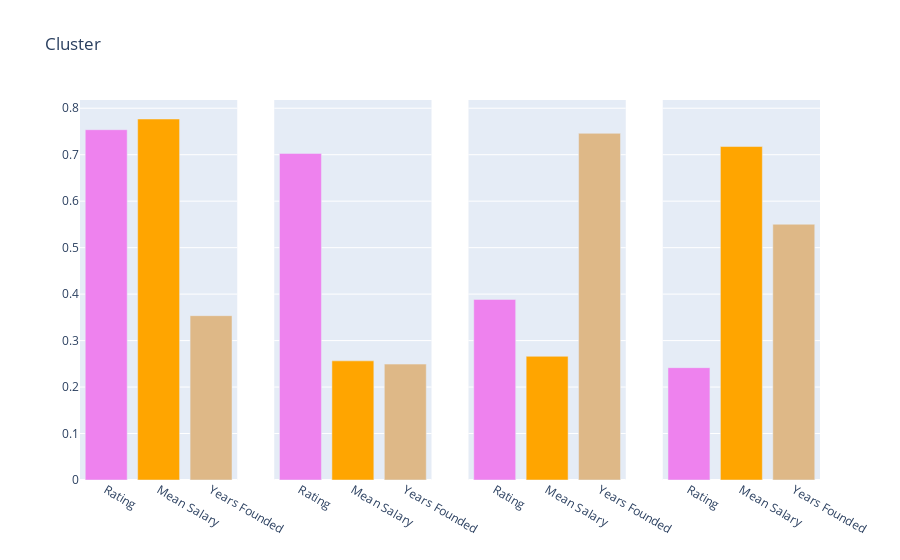

Write notebook code for a chart like this one.
### Code cell
# Plot clusters in graph bars 
fig_bars = make_subplots(rows = 1, cols = 4, shared_yaxes = True)


# Cluster 1
fig_bars.add_trace(go.Bar(x = categories, 
                          y = y[:1,:].tolist()[0],
                          marker = dict(color = colors,),
                          name = 'Cluster - 1'),
                   row = 1, 
                   col = 1)
# Cluster 2
fig_bars.add_trace(go.Bar(x = categories, 
                          y = y[1:2,:].tolist()[0],
                          marker = dict(color = colors),
                          name = 'Cluster - 2'),
                   row = 1,
                   col = 2)

# Cluster 3
fig_bars.add_trace(go.Bar(x = categories, 
                          y = y[2:3,:].tolist()[0],
                          marker = dict(color = colors), 
                          name = 'Cluster - 3'),
                   row = 1,
                   col = 3)

# Cluster 4
fig_bars.add_trace(go.Bar(x = categories, 
                          y = y[3:4,:].tolist()[0],
                          marker = dict(color = colors), 
                          name = 'Cluster - 4'),
                   row = 1,
                   col = 4)

fig_bars.update_layout(showlegend = False, title = 'Cluster')

fig_bars.show()

### Figure 1 — Plotly figure (JSON) as saved in the notebook; plotly's stock layout.template omitted (floating-point values rounded to 4 significant figures)
{"data": [{"marker": {"color": ["violet", "orange", "burlywood", "lightseagreen"]}, "name": "Cluster - 1", "type": "bar", "x": ["Rating", "Mean Salary", "Years Founded"], "xaxis": "x", "y": [0.7538, 0.7768, 0.3536], "yaxis": "y"}, {"marker": {"color": ["violet", "orange", "burlywood", "lightseagreen"]}, "name": "Cluster - 2", "type": "bar", "x": ["Rating", "Mean Salary", "Years Founded"], "xaxis": "x2", "y": [0.7028, 0.2564, 0.2494], "yaxis": "y2"}, {"marker": {"color": ["violet", "orange", "burlywood", "lightseagreen"]}, "name": "Cluster - 3", "type": "bar", "x": ["Rating", "Mean Salary", "Years Founded"], "xaxis": "x3", "y": [0.3886, 0.2662, 0.746], "yaxis": "y3"}, {"marker": {"color": ["violet", "orange", "burlywood", "lightseagreen"]}, "name": "Cluster - 4", "type": "bar", "x": ["Rating", "Mean Salary", "Years Founded"], "xaxis": "x4", "y": [0.2418, 0.7176, 0.5504], "yaxis": "y4"}], "layout": {"showlegend": false, "title": {"text": "Cluster"}, "xaxis": {"anchor": "y", "domain": [0, 0.2125]}, "xaxis2": {"anchor": "y2", "domain": [0.2625, 0.475]}, "xaxis3": {"anchor": "y3", "domain": [0.525, 0.7375]}, "xaxis4": {"anchor": "y4", "domain": [0.7875, 1]}, "yaxis": {"anchor": "x", "domain": [0, 1]}, "yaxis2": {"anchor": "x2", "domain": [0, 1], "matches": "y", "showticklabels": false}, "yaxis3": {"anchor": "x3", "domain": [0, 1], "matches": "y", "showticklabels": false}, "yaxis4": {"anchor": "x4", "domain": [0, 1], "matches": "y", "showticklabels": false}}}
